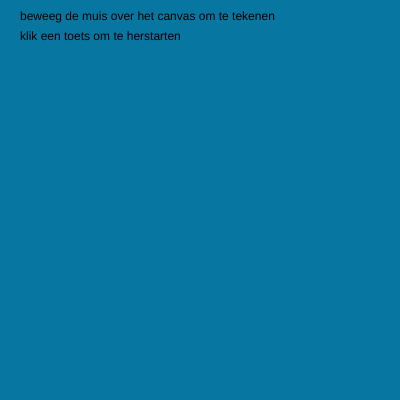
Frame 1 (no input)
Frame 60 (no input): identical to frame 1, image omitted
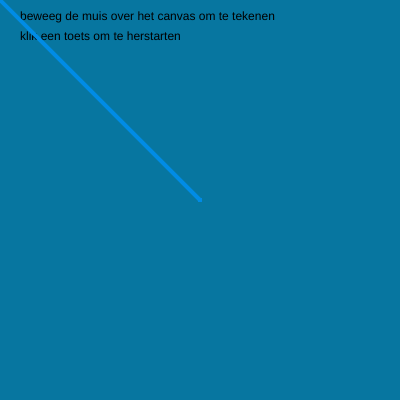
Frame 120 (the mouse pressed at the canvas centre since frame 60)

The p5.js sketch that drew these frames (run headless with seeded random() and noise() and a simulated clock; from frame 60 on, the mouse is pressed at the canvas centre):

// p5.js sketch
// ── sketch.js
///* // Variables sketchpad

function setup() {
    createCanvas(400, 400);
    background(7, 118, 160);
    text("beweeg de muis over het canvas om te tekenen", 20, 20);
    text("klik een toets om te herstarten", 20, 40);
}

function draw() {
    stroke(0, 140, 230);
    strokeWeight(4.0);
    if (mouseIsPressed) {
        line(mouseX, mouseY, pmouseX, pmouseY);
    }
}

function keyPressed() {
    background(7, 118, 160);
}

//*/
